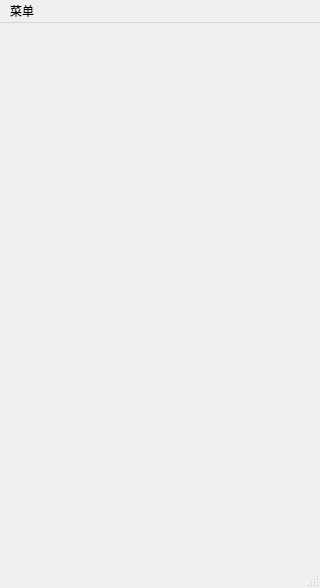
<?xml version="1.0" encoding="UTF-8"?>
<ui version="4.0">
 <class>MainScene</class>
 <widget class="QMainWindow" name="MainScene">
  <property name="geometry">
   <rect>
    <x>0</x>
    <y>0</y>
    <width>320</width>
    <height>588</height>
   </rect>
  </property>
  <property name="minimumSize">
   <size>
    <width>320</width>
    <height>588</height>
   </size>
  </property>
  <property name="maximumSize">
   <size>
    <width>320</width>
    <height>588</height>
   </size>
  </property>
  <property name="windowTitle">
   <string>翻金币游戏</string>
  </property>
  <widget class="QWidget" name="centralwidget"/>
  <widget class="QMenuBar" name="menubar">
   <property name="geometry">
    <rect>
     <x>0</x>
     <y>0</y>
     <width>320</width>
     <height>17</height>
    </rect>
   </property>
   <widget class="QMenu" name="menu">
    <property name="title">
     <string>菜单</string>
    </property>
    <addaction name="actionnewButton"/>
    <addaction name="actionnewButton2"/>
    <addaction name="actionnewButton3"/>
   </widget>
   <addaction name="menu"/>
  </widget>
  <widget class="QStatusBar" name="statusbar"/>
  <action name="actionnewButton">
   <property name="text">
    <string>退出</string>
   </property>
  </action>
  <action name="actionnewButton2">
   <property name="text">
    <string>帮助文档</string>
   </property>
  </action>
  <action name="actionnewButton3">
   <property name="text">
    <string>关于作者</string>
   </property>
  </action>
 </widget>
 <resources/>
 <connections/>
</ui>
